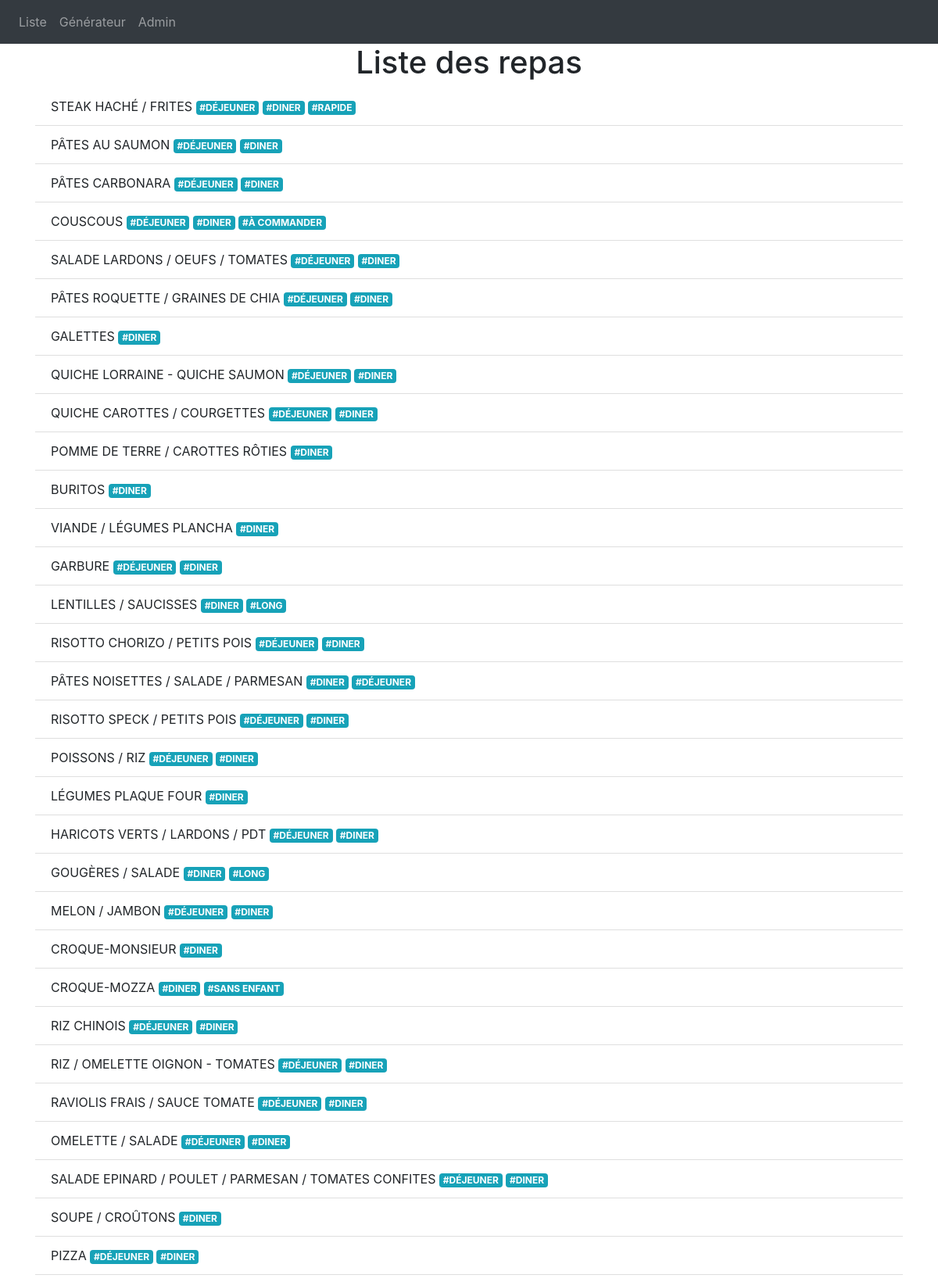
The page / (upper part) on the database its author committed.
### models.py (models this page shows, shortened)
class Meal(db.Model):
    id = db.Column(db.Integer, primary_key=True)
    name = db.Column(db.String(100000))
    tags = db.relationship('Tag', secondary=tags_association, back_populates='meals')

class Tag(db.Model):
    id = db.Column(db.Integer, primary_key=True)
    value = db.Column(db.String(30))
    meals = db.relationship('Meal', secondary=tags_association, back_populates='tags')

### views.py (the view)
@views.route('/', methods=['GET', 'POST'])
def home():
    meals = Meal.query.all()
    return render_template('home.html', meals=meals)

### templates/home.html (shortened to what this page needs)
{% extends "base.html" %}
{% block content %}
    <h1 align="center">Liste des repas</h1>
    <ul class='list-group list-group-flush' id="meals">
        {% for meal in meals %}
        <li class="list-group-item text-uppercase">{{ meal.name }}
            {% for tag in meal.tags %}
                <span class="badge badge-secondary badge-info">#{{ tag.value }}
                </span>
            {% endfor %}
        </li>
        {% endfor%}
    </ul>
{% endblock %}

### rows shown on the page
Meal: name "STEAK HACHÉ / FRITES"
Tag: value "DÉJEUNER"
Tag: value "DINER"
Tag: value "RAPIDE"
Meal: name "PÂTES AU SAUMON"
Meal: name "PÂTES CARBONARA"
Meal: name "COUSCOUS"
Tag: value "À COMMANDER"
Meal: name "SALADE LARDONS / OEUFS / TOMATES"
Meal: name "PÂTES ROQUETTE / GRAINES DE CHIA"
Meal: name "GALETTES"
Meal: name "QUICHE LORRAINE - QUICHE SAUMON"
Meal: name "QUICHE CAROTTES / COURGETTES"
Meal: name "POMME DE TERRE / CAROTTES RÔTIES"
Meal: name "BURITOS"
Meal: name "VIANDE / LÉGUMES PLANCHA"
Meal: name "GARBURE"
Meal: name "LENTILLES / SAUCISSES"
Tag: value "LONG"
Meal: name "RISOTTO CHORIZO / PETITS POIS"
Meal: name "PÂTES NOISETTES / SALADE / PARMESAN"
Meal: name "RISOTTO SPECK / PETITS POIS"
Meal: name "POISSONS / RIZ"
Meal: name "LÉGUMES PLAQUE FOUR"
Meal: name "HARICOTS VERTS / LARDONS / PDT"
Meal: name "GOUGÈRES / SALADE"
Meal: name "MELON / JAMBON"
Meal: name "CROQUE-MONSIEUR"
Meal: name "CROQUE-MOZZA"
Tag: value "SANS ENFANT"
Meal: name "RIZ CHINOIS"
Meal: name "RIZ / OMELETTE OIGNON - TOMATES"
Meal: name "RAVIOLIS FRAIS / SAUCE TOMATE"
Meal: name "OMELETTE / SALADE"
Meal: name "SALADE EPINARD / POULET / PARMESAN / TOMATES CONFITES"
Meal: name "SOUPE / CROÛTONS"
Meal: name "PIZZA"
